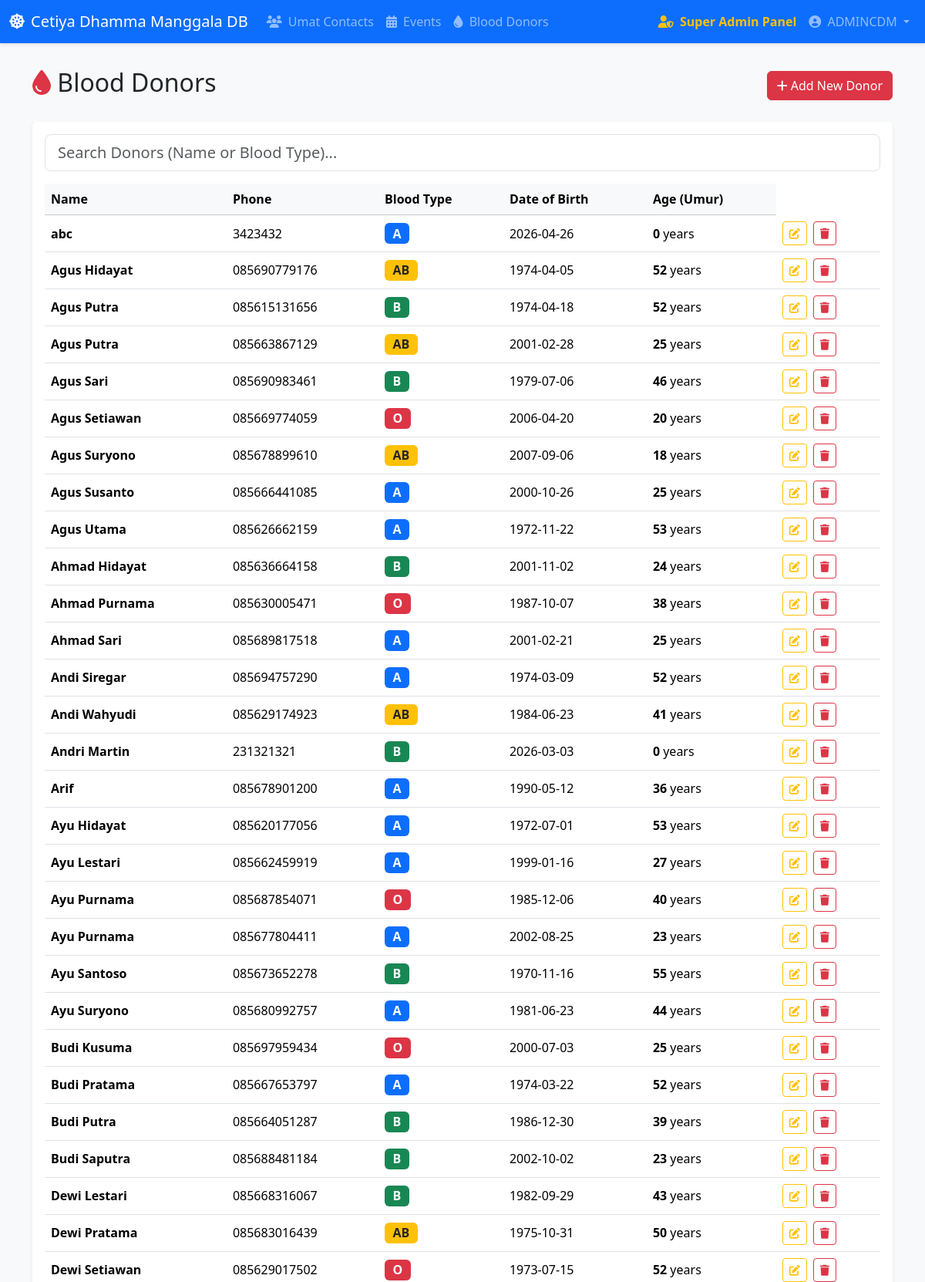
Page /blood-donors (signed in, upper part) on the committed database.
### models.py (models this page shows)
class Admin(Base):
    __tablename__ = 'admins'
    id = Column(Integer, primary_key=True, index=True)
    username = Column(String, unique=True, index=True)
    password = Column(String)
    role = Column(String, default="subadmin") # "superadmin" or "subadmin"
    activities = relationship("ActivityLog", back_populates="admin")

class BloodDonor(Base):
    __tablename__ = 'blood_donors'
    id = Column(Integer, primary_key=True, index=True)
    name = Column(String, index=True)
    phone = Column(String, index=True)
    blood_type = Column(String, index=True)
    date_of_birth = Column(Date)

### main.py (the view)
@app.get("/blood-donors", response_class=HTMLResponse)
def read_blood_donors(request: Request, db: Session = Depends(get_db), admin: models.Admin = Depends(require_admin)):
    donors = db.query(models.BloodDonor).order_by(func.lower(models.BloodDonor.name).asc()).all()
    today = date.today()
    donors_with_age = []
    for donor in donors:
        if donor.date_of_birth:
            age = today.year - donor.date_of_birth.year - ((today.month, today.day) < (donor.date_of_birth.month, donor.date_of_birth.day))
        else:
            age = None
        donors_with_age.append({"donor": donor, "age": age})
    return templates.TemplateResponse(request=request, name="blood_donors.html", context={"donors_data": donors_with_age, "admin": admin})

### templates/blood_donors.html (shortened to what this page needs)
{% extends "base.html" %}
{% block content %}
<div class="row mb-4 align-items-center">
    <div class="col-md-6">
        <h2><i class="fas fa-tint text-danger"></i> Blood Donors</h2>
    </div>
    <div class="col-md-6 text-end">
        <button class="btn btn-danger" data-bs-toggle="modal" data-bs-target="#addDonorModal">
            <i class="fas fa-plus"></i> Add New Donor
        </button>
    </div>
</div>
<div class="card shadow-sm rounded border-danger">
    <div class="card-body">
        <div class="mb-3">
            <input type="text" id="searchDonorInput" class="form-control form-control-lg" placeholder="Search Donors (Name or Blood Type)...">
        </div>
        <div class="table-responsive">
            <table class="table table-hover align-middle" id="donorsTable">
                <thead class="table-light">
                    <tr>
                        <th>Name</th>
                        <th>Phone</th>
                        <th>Blood Type</th>
                        <th>Date of Birth</th>
                        <th>Age (Umur)</th>
                    </tr>
                </thead>
                <tbody>
                    {% for item in donors_data %}
                    <tr data-search="{{ item.donor.name }} {{ item.donor.blood_type }}">
                        <td><strong>{{ item.donor.name }}</strong></td>
                        <td>{{ item.donor.phone }}</td>
                        <td>
                            {% set bt = item.donor.blood_type %}
                            {% if bt == 'A' %}
                                <span class="badge bg-primary fs-6">{{ bt }}</span>
                            {% elif bt == 'B' %}
                                <span class="badge bg-success fs-6">{{ bt }}</span>
                            {% elif bt == 'O' %}
                                <span class="badge bg-danger fs-6">{{ bt }}</span>
                            {% elif bt == 'AB' %}
                                <span class="badge bg-warning text-dark fs-6">{{ bt }}</span>
                            {% else %}
                                <span class="badge bg-secondary fs-6">{{ bt }}</span>
                            {% endif %}
                        </td>
                        <td>{{ item.donor.date_of_birth }}</td>
                        <td>
                            {% if item.age is not none %}
                                <strong>{{ item.age }}</strong> years
                            {% else %}
                                <span class="text-muted">Unknown</span>
                            {% endif %}
                        <td>
                            <div class="d-flex gap-2">
                                <button class="btn btn-sm btn-outline-warning" onclick="openEditDonorModal({{ item.donor.id }}, '{{ item.donor.name }}', '{{ item.donor.phone }}', '{{ item.donor.blood_type }}', '{{ item.donor.date_of_birth }}')">
                                    <i class="fas fa-edit"></i>
                                </button>
                                <button class="btn btn-sm btn-outline-danger" onclick="openDeleteDonorModal({{ item.donor.id }}, '{{ item.donor.name }}')">
                                    <i class="fas fa-trash"></i>
                                </button>
                            </div>
                        </td>
                    </tr>
                    {% endfor %}
                </tbody>
            </table>
        </div>
    </div>
</div>
{% endblock %}

### templates/base.html (shortened to what this page needs)
<!DOCTYPE html>
<html lang="en">
<head>
    <link href="https://cdn.jsdelivr.net/npm/bootstrap@5.3.2/dist/css/bootstrap.min.css" rel="stylesheet">
    <link rel="stylesheet" href="https://cdnjs.cloudflare.com/ajax/libs/font-awesome/6.4.2/css/all.min.css">
    <link href="https://cdn.jsdelivr.net/npm/select2@4.1.0-rc.0/dist/css/select2.min.css" rel="stylesheet" />
</head>
<body>
    <nav class="navbar navbar-expand-lg navbar-dark bg-primary">
        <div class="container-fluid">
            <a class="navbar-brand" href="/">
                <i class="fas fa-dharmachakra me-2"></i>Cetiya Dhamma Manggala DB
            </a>
            <div class="collapse navbar-collapse" id="navbarNav">
                <ul class="navbar-nav me-auto mb-2 mb-lg-0">
                    <li class="nav-item">
                        <a class="nav-link" href="/"><i class="fas fa-users me-1"></i> Umat Contacts</a>
                    </li>
                    <li class="nav-item">
                        <a class="nav-link" href="/events"><i class="fas fa-calendar-alt me-1"></i> Events</a>
                    </li>
                    <li class="nav-item">
                        <a class="nav-link" href="/blood-donors"><i class="fas fa-tint me-1"></i> Blood Donors</a>
                    </li>
                </ul>
                {% if admin %}
                <ul class="navbar-nav">
                    {% if admin.role == 'superadmin' %}
                    <li class="nav-item">
                        <a class="nav-link text-warning fw-bold" href="/superadmin"><i class="fas fa-user-shield me-1"></i> Super Admin Panel</a>
                    </li>
                    {% endif %}
                    <li class="nav-item dropdown">
                        <a class="nav-link dropdown-toggle" href="#" id="navbarDropdown" role="button" data-bs-toggle="dropdown" aria-expanded="false">
                            <i class="fas fa-user-circle me-1"></i> {{ admin.username }}
                        </a>
                    </li>
                </ul>
                {% endif %}
            </div>
        </div>
    </nav>
    <div class="container">
        {% block content %}{% endblock %}
    </div>
</body>
</html>

### templates/base.html (style rules this page uses)
body { background-color: #f8f9fa; }
.navbar { box-shadow: 0 2px 4px rgba(0, 0, 0, .1); }
.container { margin-top: 2rem; margin-bottom: 2rem; }
.card { box-shadow: 0 4px 6px rgba(0, 0, 0, .05); border: none; }

### rows in the picture
Admin: username "ADMINCDM"
BloodDonor: donor.name "abc", donor.phone "3423432", donor.date_of_birth "2026-04-26"
BloodDonor: donor.name "Agus Hidayat", donor.phone "085690779176", donors_data "AB", donor.date_of_birth "1974-04-05"
BloodDonor: donor.name "Agus Putra", donor.phone "085615131656", donor.date_of_birth "1974-04-18"
BloodDonor: donor.name "Agus Putra", donor.phone "085663867129", donors_data "AB", donor.date_of_birth "2001-02-28"
BloodDonor: donor.name "Agus Sari", donor.phone "085690983461", donor.date_of_birth "1979-07-06"
BloodDonor: donor.name "Agus Setiawan", donor.phone "085669774059", donor.date_of_birth "2006-04-20"
BloodDonor: donor.name "Agus Suryono", donor.phone "085678899610", donors_data "AB", donor.date_of_birth "2007-09-06"
BloodDonor: donor.name "Agus Susanto", donor.phone "085666441085", donor.date_of_birth "2000-10-26"
BloodDonor: donor.name "Agus Utama", donor.phone "085626662159", donor.date_of_birth "1972-11-22"
BloodDonor: donor.name "Ahmad Hidayat", donor.phone "085636664158", donor.date_of_birth "2001-11-02"
BloodDonor: donor.name "Ahmad Purnama", donor.phone "085630005471", donor.date_of_birth "1987-10-07"
BloodDonor: donor.name "Ahmad Sari", donor.phone "085689817518", donor.date_of_birth "2001-02-21"
BloodDonor: donor.name "Andi Siregar", donor.phone "085694757290", donor.date_of_birth "1974-03-09"
BloodDonor: donor.name "Andi Wahyudi", donor.phone "085629174923", donors_data "AB", donor.date_of_birth "1984-06-23"
BloodDonor: donor.name "Andri Martin", donor.phone "231321321", donor.date_of_birth "2026-03-03"
BloodDonor: donor.name "Arif", donor.phone "085678901200", donor.date_of_birth "1990-05-12"
BloodDonor: donor.name "Ayu Hidayat", donor.phone "085620177056", donor.date_of_birth "1972-07-01"
BloodDonor: donor.name "Ayu Lestari", donor.phone "085662459919", donor.date_of_birth "1999-01-16"
BloodDonor: donor.name "Ayu Purnama", donor.phone "085687854071", donor.date_of_birth "1985-12-06"
BloodDonor: donor.name "Ayu Purnama", donor.phone "085677804411", donor.date_of_birth "2002-08-25"
BloodDonor: donor.name "Ayu Santoso", donor.phone "085673652278", donor.date_of_birth "1970-11-16"
BloodDonor: donor.name "Ayu Suryono", donor.phone "085680992757", donor.date_of_birth "1981-06-23"
BloodDonor: donor.name "Budi Kusuma", donor.phone "085697959434", donor.date_of_birth "2000-07-03"
BloodDonor: donor.name "Budi Pratama", donor.phone "085667653797", donor.date_of_birth "1974-03-22"
BloodDonor: donor.name "Budi Putra", donor.phone "085664051287", donor.date_of_birth "1986-12-30"
BloodDonor: donor.name "Budi Saputra", donor.phone "085688481184", donor.date_of_birth "2002-10-02"
BloodDonor: donor.name "Dewi Lestari", donor.phone "085668316067", donor.date_of_birth "1982-09-29"
BloodDonor: donor.name "Dewi Pratama", donor.phone "085683016439", donors_data "AB", donor.date_of_birth "1975-10-31"
BloodDonor: donor.name "Dewi Setiawan", donor.phone "085629017502", donor.date_of_birth "1973-07-15"

### other values in the picture
{{ bt }} "A" "A" "A" "A" "A" "A" "A" "A" "A" "A" "A"
{{ item.age }} "0" "52" "52" "25" "46" "20" "18" "25" "53" "24" "38" "25" "52" "41" "0" "36" "53" "27" "40" "23" "55" "44" "25" "52" "39" "23" "43" "50" "52"
{{ bt }} "B" "B" "B" "B" "B" "B" "B" "B"
{{ bt }} "O" "O" "O" "O" "O"
